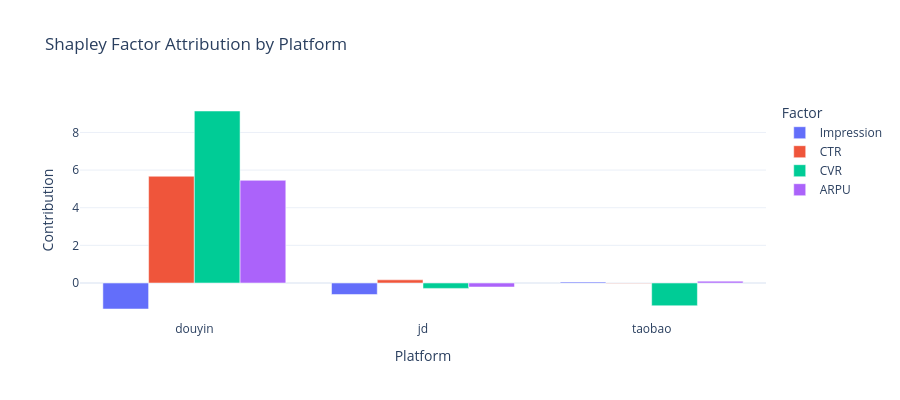

Here is the notebook cell this chart was saved with:
### Code cell
# Visualize Shapley contributions
fig5 = px.bar(
    shapley_df.reset_index().melt(id_vars='platform'),
    x='platform', y='value', color='variable',
    barmode='group',
    title='Shapley Factor Attribution by Platform',
    labels={'value': 'Contribution', 'variable': 'Factor', 'platform': 'Platform'}
)
fig5.update_layout(template='plotly_white', height=400)
fig5.show()

### Figure 1 — Plotly figure (JSON) as saved in the notebook; plotly's stock layout.template omitted (floating-point values rounded to 4 significant figures)
{"data": [{"alignmentgroup": "True", "hovertemplate": "Factor=Impression<br>Platform=%{x}<br>Contribution=%{y}<extra></extra>", "legendgroup": "Impression", "marker": {"color": "#636efa", "pattern": {"shape": ""}}, "name": "Impression", "offsetgroup": "Impression", "orientation": "v", "showlegend": true, "textposition": "auto", "type": "bar", "x": ["douyin", "jd", "taobao"], "xaxis": "x", "y": [-1.381, -0.6099, 0.05045], "yaxis": "y"}, {"alignmentgroup": "True", "hovertemplate": "Factor=CTR<br>Platform=%{x}<br>Contribution=%{y}<extra></extra>", "legendgroup": "CTR", "marker": {"color": "#EF553B", "pattern": {"shape": ""}}, "name": "CTR", "offsetgroup": "CTR", "orientation": "v", "showlegend": true, "textposition": "auto", "type": "bar", "x": ["douyin", "jd", "taobao"], "xaxis": "x", "y": [5.673, 0.1678, -0.0076], "yaxis": "y"}, {"alignmentgroup": "True", "hovertemplate": "Factor=CVR<br>Platform=%{x}<br>Contribution=%{y}<extra></extra>", "legendgroup": "CVR", "marker": {"color": "#00cc96", "pattern": {"shape": ""}}, "name": "CVR", "offsetgroup": "CVR", "orientation": "v", "showlegend": true, "textposition": "auto", "type": "bar", "x": ["douyin", "jd", "taobao"], "xaxis": "x", "y": [9.14, -0.2855, -1.208], "yaxis": "y"}, {"alignmentgroup": "True", "hovertemplate": "Factor=ARPU<br>Platform=%{x}<br>Contribution=%{y}<extra></extra>", "legendgroup": "ARPU", "marker": {"color": "#ab63fa", "pattern": {"shape": ""}}, "name": "ARPU", "offsetgroup": "ARPU", "orientation": "v", "showlegend": true, "textposition": "auto", "type": "bar", "x": ["douyin", "jd", "taobao"], "xaxis": "x", "y": [5.458, -0.2118, 0.09925], "yaxis": "y"}], "layout": {"barmode": "group", "height": 400, "legend": {"title": {"text": "Factor"}, "tracegroupgap": 0}, "title": {"text": "Shapley Factor Attribution by Platform"}, "xaxis": {"anchor": "y", "domain": [0, 1], "title": {"text": "Platform"}}, "yaxis": {"anchor": "x", "domain": [0, 1], "title": {"text": "Contribution"}}}}
